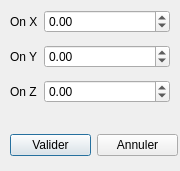
<?xml version="1.0" encoding="UTF-8"?>
<ui version="4.0">
 <class>moveDialog</class>
 <widget class="QDialog" name="moveDialog">
  <property name="geometry">
   <rect>
    <x>0</x>
    <y>0</y>
    <width>180</width>
    <height>171</height>
   </rect>
  </property>
  <property name="focusPolicy">
   <enum>Qt::StrongFocus</enum>
  </property>
  <property name="windowTitle">
   <string>Dialog</string>
  </property>
  <property name="modal">
   <bool>true</bool>
  </property>
  <widget class="QWidget" name="formLayoutWidget">
   <property name="geometry">
    <rect>
     <x>10</x>
     <y>10</y>
     <width>160</width>
     <height>121</height>
    </rect>
   </property>
   <layout class="QFormLayout" name="formLayout">
    <property name="verticalSpacing">
     <number>12</number>
    </property>
    <item row="0" column="0">
     <widget class="QLabel" name="label">
      <property name="text">
       <string>On X</string>
      </property>
     </widget>
    </item>
    <item row="0" column="1">
     <widget class="QDoubleSpinBox" name="XSpinBox">
      <property name="minimum">
       <double>-1000.000000000000000</double>
      </property>
      <property name="maximum">
       <double>1000.000000000000000</double>
      </property>
      <property name="singleStep">
       <double>10.000000000000000</double>
      </property>
     </widget>
    </item>
    <item row="1" column="0">
     <widget class="QLabel" name="label_2">
      <property name="text">
       <string>On Y</string>
      </property>
     </widget>
    </item>
    <item row="1" column="1">
     <widget class="QDoubleSpinBox" name="YSpinBox">
      <property name="minimum">
       <double>-1000.000000000000000</double>
      </property>
      <property name="maximum">
       <double>1000.000000000000000</double>
      </property>
      <property name="singleStep">
       <double>10.000000000000000</double>
      </property>
     </widget>
    </item>
    <item row="2" column="0">
     <widget class="QLabel" name="label_3">
      <property name="text">
       <string>On Z</string>
      </property>
     </widget>
    </item>
    <item row="2" column="1">
     <widget class="QDoubleSpinBox" name="ZSpinBox">
      <property name="readOnly">
       <bool>false</bool>
      </property>
      <property name="minimum">
       <double>-1000.000000000000000</double>
      </property>
      <property name="maximum">
       <double>1000.000000000000000</double>
      </property>
      <property name="singleStep">
       <double>10.000000000000000</double>
      </property>
     </widget>
    </item>
   </layout>
   <zorder>label</zorder>
   <zorder>label_2</zorder>
   <zorder>label_3</zorder>
   <zorder>YSpinBox</zorder>
   <zorder>ZSpinBox</zorder>
   <zorder>XSpinBox</zorder>
  </widget>
  <widget class="QWidget" name="horizontalLayoutWidget">
   <property name="geometry">
    <rect>
     <x>10</x>
     <y>130</y>
     <width>168</width>
     <height>31</height>
    </rect>
   </property>
   <layout class="QHBoxLayout" name="horizontalLayout">
    <item>
     <widget class="QPushButton" name="validateButton">
      <property name="text">
       <string>Valider</string>
      </property>
     </widget>
    </item>
    <item>
     <widget class="QPushButton" name="cancelButton">
      <property name="text">
       <string>Annuler</string>
      </property>
     </widget>
    </item>
   </layout>
  </widget>
 </widget>
 <resources/>
 <connections/>
</ui>
